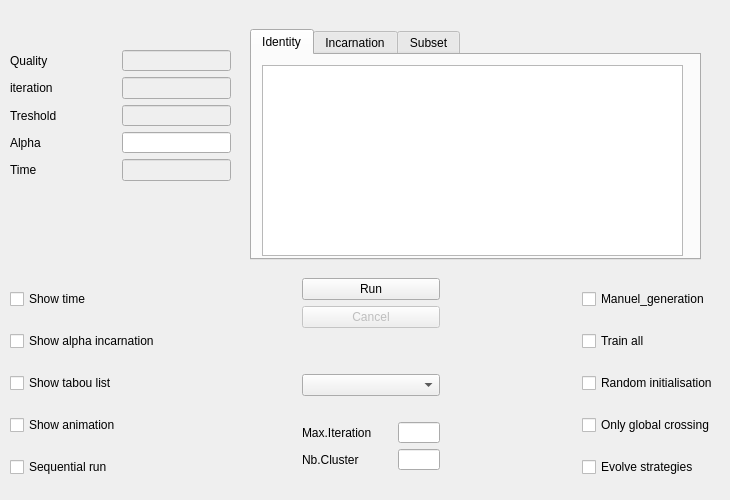
    <widget class="QWidget" name="Tab_runing">
     <attribute name="title">
      <string>Running             </string>
     </attribute>
     <widget class="QWidget" name="verticalLayoutWidget_4">
      <property name="geometry">
       <rect>
        <x>0</x>
        <y>10</y>
        <width>721</width>
        <height>481</height>
       </rect>
      </property>
      <layout class="QVBoxLayout" name="Running_4">
       <item>
        <widget class="QWidget" name="View_2" native="true">
         <property name="enabled">
          <bool>true</bool>
         </property>
         <property name="minimumSize">
          <size>
           <width>0</width>
           <height>250</height>
          </size>
         </property>
         <widget class="QWidget" name="formLayoutWidget">
          <property name="geometry">
           <rect>
            <x>10</x>
            <y>40</y>
            <width>221</width>
            <height>131</height>
           </rect>
          </property>
          <layout class="QFormLayout" name="formLayout_4">
           <item row="0" column="0">
            <widget class="QLabel" name="label_30">
             <property name="text">
              <string>Quality</string>
             </property>
            </widget>
           </item>
           <item row="0" column="1">
            <widget class="QLineEdit" name="quality">
             <property name="enabled">
              <bool>false</bool>
             </property>
            </widget>
           </item>
           <item row="1" column="0">
            <widget class="QLabel" name="label_40">
             <property name="text">
              <string>iteration                   </string>
             </property>
            </widget>
           </item>
           <item row="1" column="1">
            <widget class="QLineEdit" name="iteration">
             <property name="enabled">
              <bool>false</bool>
             </property>
            </widget>
           </item>
           <item row="2" column="0">
            <widget class="QLabel" name="label_48">
             <property name="text">
              <string>Treshold</string>
             </property>
            </widget>
           </item>
           <item row="2" column="1">
            <widget class="QLineEdit" name="tresh">
             <property name="enabled">
              <bool>false</bool>
             </property>
            </widget>
           </item>
           <item row="3" column="0">
            <widget class="QLabel" name="label_41">
             <property name="text">
              <string>Alpha</string>
             </property>
            </widget>
           </item>
           <item row="3" column="1">
            <widget class="QLineEdit" name="alpha">
             <property name="enabled">
              <bool>true</bool>
             </property>
            </widget>
           </item>
           <item row="4" column="0">
            <widget class="QLabel" name="label_42">
             <property name="text">
              <string>Time</string>
             </property>
            </widget>
           </item>
           <item row="4" column="1">
            <widget class="QLineEdit" name="time">
             <property name="enabled">
              <bool>false</bool>
             </property>
            </widget>
           </item>
          </layout>
         </widget>
         <widget class="QTabWidget" name="population">
          <property name="enabled">
           <bool>true</bool>
          </property>
          <property name="geometry">
           <rect>
            <x>250</x>
            <y>19</y>
            <width>451</width>
            <height>231</height>
           </rect>
          </property>
          <property name="currentIndex">
           <number>0</number>
          </property>
          <widget class="QWidget" name="tab_2">
           <attribute name="title">
            <string>Identity</string>
           </attribute>
           <widget class="QListWidget" name="list_identity">
            <property name="enabled">
             <bool>true</bool>
            </property>
            <property name="geometry">
             <rect>
              <x>10</x>
              <y>10</y>
              <width>421</width>
              <height>191</height>
             </rect>
            </property>
           </widget>
          </widget>
          <widget class="QWidget" name="tab_3">
           <attribute name="title">
            <string>Incarnation</string>
           </attribute>
           <widget class="QListWidget" name="list_incarnation">
            <property name="enabled">
             <bool>true</bool>
            </property>
            <property name="geometry">
             <rect>
              <x>10</x>
              <y>10</y>
              <width>421</width>
              <height>191</height>
             </rect>
            </property>
           </widget>
          </widget>
          <widget class="QWidget" name="Subset">
           <attribute name="title">
            <string>Subset</string>
           </attribute>
           <widget class="QListWidget" name="list_subset">
            <property name="enabled">
             <bool>true</bool>
            </property>
            <property name="geometry">
             <rect>
              <x>10</x>
              <y>10</y>
              <width>421</width>
              <height>191</height>
             </rect>
            </property>
           </widget>
          </widget>
         </widget>
        </widget>
       </item>
       <item>
        <widget class="QWidget" name="Edit_2" native="true">
         <property name="enabled">
          <bool>true</bool>
         </property>
         <property name="minimumSize">
          <size>
           <width>0</width>
           <height>223</height>
          </size>
         </property>
         <property name="maximumSize">
          <size>
           <width>16777215</width>
           <height>223</height>
          </size>
         </property>
         <widget class="QWidget" name="horizontalLayoutWidget">
          <property name="geometry">
           <rect>
            <x>10</x>
            <y>10</y>
            <width>727</width>
            <height>212</height>
           </rect>
          </property>
          <layout class="QHBoxLayout" name="horizontalLayout_3">
           <item>
            <layout class="QVBoxLayout" name="verticalLayout_2">
             <item>
              <widget class="QCheckBox" name="show_time">
               <property name="minimumSize">
                <size>
                 <width>0</width>
                 <height>30</height>
                </size>
               </property>
               <property name="text">
                <string>Show time</string>
               </property>
              </widget>
             </item>
             <item>
              <widget class="QCheckBox" name="show_alpha_incarnation">
               <property name="minimumSize">
                <size>
                 <width>0</width>
                 <height>30</height>
                </size>
               </property>
               <property name="text">
                <string>Show alpha incarnation</string>
               </property>
              </widget>
             </item>
             <item>
              <widget class="QCheckBox" name="show_tabou_list">
               <property name="minimumSize">
                <size>
                 <width>0</width>
                 <height>30</height>
                </size>
               </property>
               <property name="text">
                <string>Show tabou list</string>
               </property>
              </widget>
             </item>
             <item>
              <widget class="QCheckBox" name="show_animation">
               <property name="minimumSize">
                <size>
                 <width>0</width>
                 <height>30</height>
                </size>
               </property>
               <property name="text">
                <string>Show animation</string>
               </property>
              </widget>
             </item>
             <item>
              <widget class="QCheckBox" name="sequential_run">
               <property name="minimumSize">
                <size>
                 <width>0</width>
                 <height>30</height>
                </size>
               </property>
               <property name="text">
                <string>Sequential run</string>
               </property>
              </widget>
             </item>
            </layout>
           </item>
           <item>
            <widget class="QLabel" name="label_28">
             <property name="minimumSize">
              <size>
               <width>130</width>
               <height>0</height>
              </size>
             </property>
             <property name="text">
              <string/>
             </property>
            </widget>
           </item>
           <item>
            <layout class="QVBoxLayout" name="verticalLayout_4">
             <item>
              <widget class="QPushButton" name="run">
               <property name="text">
                <string>Run</string>
               </property>
              </widget>
             </item>
             <item>
              <widget class="QPushButton" name="cancel">
               <property name="enabled">
                <bool>false</bool>
               </property>
               <property name="text">
                <string>Cancel</string>
               </property>
              </widget>
             </item>
             <item>
              <widget class="QLabel" name="label_26">
               <property name="text">
                <string/>
               </property>
              </widget>
             </item>
             <item>
              <widget class="QLabel" name="label_21">
               <property name="text">
                <string/>
               </property>
              </widget>
             </item>
             <item>
              <widget class="QComboBox" name="metrics">
               <property name="enabled">
                <bool>true</bool>
               </property>
              </widget>
             </item>
             <item>
              <widget class="QLabel" name="label_20">
               <property name="text">
                <string/>
               </property>
              </widget>
             </item>
             <item>
              <layout class="QFormLayout" name="formLayout_2">
               <item row="0" column="0">
                <widget class="QLabel" name="label_22">
                 <property name="text">
                  <string>Max.Iteration      </string>
                 </property>
                </widget>
               </item>
               <item row="0" column="1">
                <widget class="QLineEdit" name="max_iteration">
                 <property name="maximumSize">
                  <size>
                   <width>70</width>
                   <height>16777215</height>
                  </size>
                 </property>
                </widget>
               </item>
               <item row="1" column="0">
                <widget class="QLabel" name="label_23">
                 <property name="text">
                  <string>Nb.Cluster</string>
                 </property>
                </widget>
               </item>
               <item row="1" column="1">
                <widget class="QLineEdit" name="nb_cluster">
                 <property name="maximumSize">
                  <size>
                   <width>70</width>
                   <height>16777215</height>
                  </size>
                 </property>
                </widget>
               </item>
              </layout>
             </item>
             <item>
              <widget class="QLabel" name="label_27">
               <property name="text">
                <string/>
               </property>
              </widget>
             </item>
            </layout>
           </item>
           <item>
            <widget class="QLabel" name="label_29">
             <property name="minimumSize">
              <size>
               <width>130</width>
               <height>0</height>
              </size>
             </property>
             <property name="text">
              <string/>
             </property>
            </widget>
           </item>
           <item>
            <layout class="QVBoxLayout" name="verticalLayout_3">
             <item>
              <widget class="QCheckBox" name="train_all_2">
               <property name="minimumSize">
                <size>
                 <width>0</width>
                 <height>30</height>
                </size>
               </property>
               <property name="text">
                <string>Manuel_generation        </string>
               </property>
              </widget>
             </item>
             <item>
              <widget class="QCheckBox" name="train_all">
               <property name="minimumSize">
                <size>
                 <width>0</width>
                 <height>30</height>
                </size>
               </property>
               <property name="text">
                <string>Train all</string>
               </property>
              </widget>
             </item>
             <item>
              <widget class="QCheckBox" name="random_initalisation">
               <property name="minimumSize">
                <size>
                 <width>0</width>
                 <height>30</height>
                </size>
               </property>
               <property name="text">
                <string>Random initialisation    </string>
               </property>
              </widget>
             </item>
             <item>
              <widget class="QCheckBox" name="only_global_crossing">
               <property name="minimumSize">
                <size>
                 <width>0</width>
                 <height>30</height>
                </size>
               </property>
               <property name="text">
                <string>Only global crossing</string>
               </property>
              </widget>
             </item>
             <item>
              <widget class="QCheckBox" name="evolve_strategies">
               <property name="minimumSize">
                <size>
                 <width>0</width>
                 <height>30</height>
                </size>
               </property>
               <property name="text">
                <string>Evolve strategies</string>
               </property>
              </widget>
             </item>
            </layout>
           </item>
          </layout>
         </widget>
        </widget>
       </item>
      </layout>
     </widget>
    </widget>
